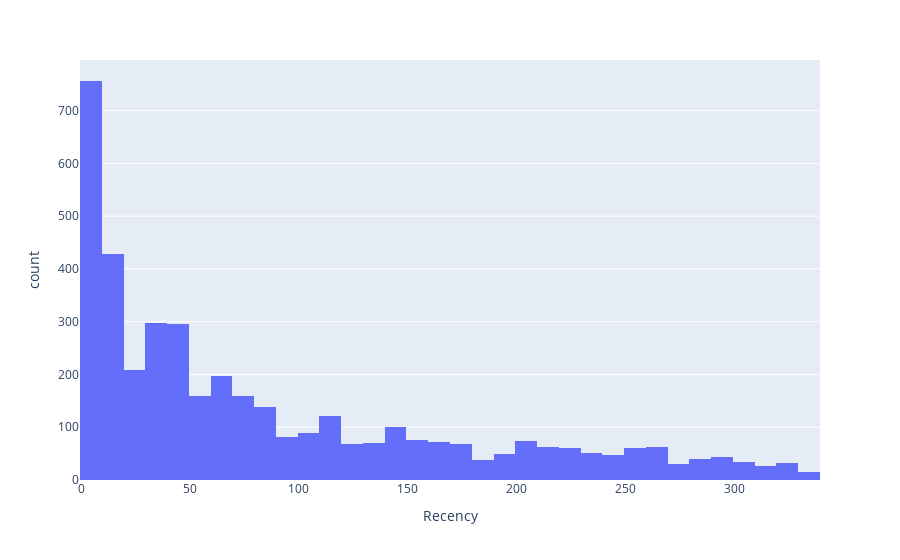

Notebook code cell kept with this figure:
### Markdown cell above
Plotting that in a histogram...

### Code cell
px.histogram(data_frame=invoices_by_user, x='Recency')

### Figure 1 — Plotly figure (JSON) as saved in the notebook; plotly's stock layout.template omitted (floating-point values rounded to 4 significant figures; data arrays with more than 128 entries replaced by an {"elided": "..."} marker saying what was removed)
{"data": [{"alignmentgroup": "True", "bingroup": "x", "hovertemplate": "Recency=%{x}<br>count=%{y}<extra></extra>", "legendgroup": "", "marker": {"color": "#636efa", "pattern": {"shape": ""}}, "name": "", "offsetgroup": "", "orientation": "v", "showlegend": false, "type": "histogram", "x": {"elided": "4120 int values"}, "xaxis": "x", "yaxis": "y"}], "layout": {"barmode": "relative", "legend": {"tracegroupgap": 0}, "margin": {"t": 60}, "xaxis": {"anchor": "y", "domain": [0, 1], "title": {"text": "Recency"}}, "yaxis": {"anchor": "x", "domain": [0, 1], "title": {"text": "count"}}}}
